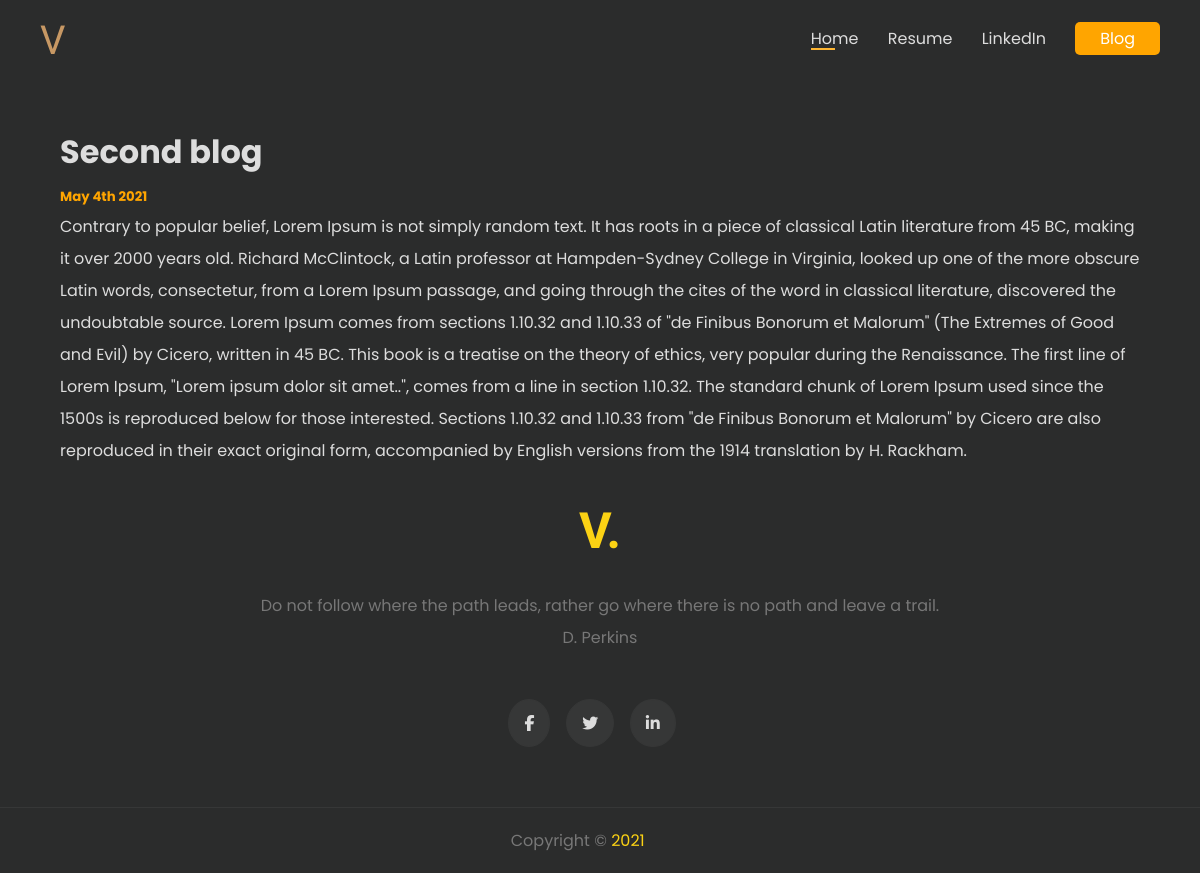
The app's page /blog/2/ with its own data.
### blog/models.py (models this page shows, shortened)
class Blog(models.Model):
    title = models.CharField(max_length=200)
    description = models.TextField()
    date = models.DateField(default=datetime.now, blank=True)

### blog/views.py (the view)
# urls.py: path('<int:blog_id>/', views.detail, name="detail"),
def detail(request, blog_id):
    blog = get_object_or_404(Blog, pk=blog_id)
    return render(request, 'blog/detail.html', {'blog':blog})

### blog/templates/blog/detail.html
{% extends "portfolio/base.html" %}
{% load static %}
{% block content %}
</header>
<div class="blogText">
    <h1>{{ blog.title }}</h1>
    <h5>{{ blog.date|date:'F jS Y' }}</h5>
    <p> {{ blog.description|safe }}</p>
    </div>
{% endblock %}

### portfolio/static/portfolio/style.css (style rules this page uses)
:root { --color1: #2b2c2c; --color2: #fff; --color3: #ddd; --color4: #feb633; }
html { scroll-behavior: smooth; }
*, body { box-sizing: border-box; margin: 0; padding: 0; }
body { font-family: poppins; color: var(--color3); background-color: var(--color1); }
.blogText { width: 90%; margin: 0 auto; line-height: 2; }
.blogText h5 { color: orange; }

### records on screen
Blog: title "Second blog", date "May 4th 2021", description "Contrary to popular belief, Lorem Ipsum is not simply random text. It has roots in a piece of classical Latin literature from 45 BC, making it over 2000 years old. Richard McClintock, a Latin professor at Hampden-Sydney College in Virginia, looked up one of the more obscure Latin words, consectetur, from a Lorem Ipsum passage, and going through the cites of the word in classical literature, discovered the undoubtable source. Lorem Ipsum comes from sections 1.10.32 and 1.10.33 of \"de Finibus Bonorum et Malorum\" (The Extremes of Good and Evil) by Cicero, written in 45 BC. This book is a treatise on the theory of ethics, very popular during the Renaissance. The first line of Lorem Ipsum,…"
